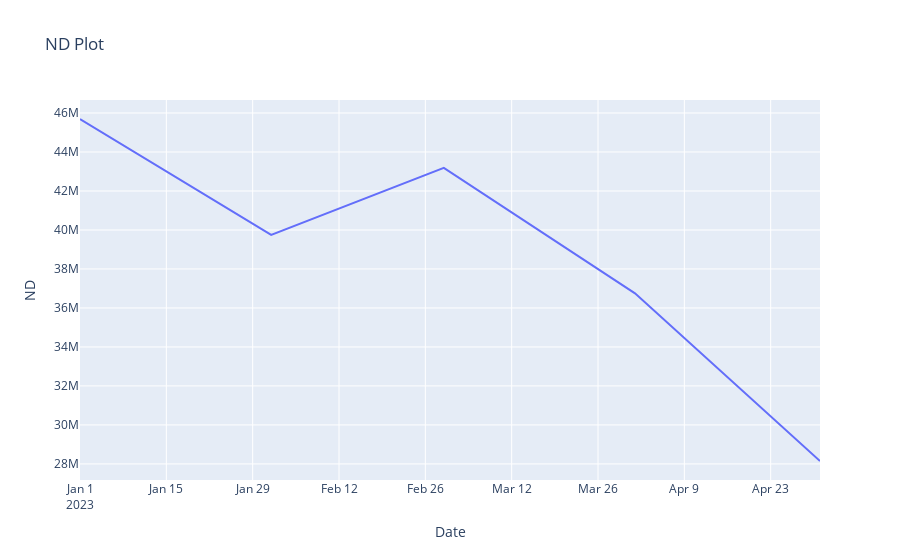

Notebook source saved alongside this figure:
### Code cell
fig = go.Figure()
fig.add_trace(go.Scatter(x=df_validation_monthly.index, y=df_validation_monthly['ND'], mode='lines', name='ND'))
fig.update_layout(xaxis_title='Date', yaxis_title='ND', title='ND Plot')
fig.show()

### Figure 1 — Plotly figure (JSON) as saved in the notebook; plotly's stock layout.template omitted (floating-point values rounded to 4 significant figures)
{"data": [{"mode": "lines", "name": "ND", "type": "scatter", "x": ["2023-01-01T00:00:00", "2023-02-01T00:00:00", "2023-03-01T00:00:00", "2023-04-01T00:00:00", "2023-05-01T00:00:00"], "y": [45692038, 39747240, 43182167, 36750722, 28149577]}], "layout": {"title": {"text": "ND Plot"}, "xaxis": {"title": {"text": "Date"}}, "yaxis": {"title": {"text": "ND"}}}}
